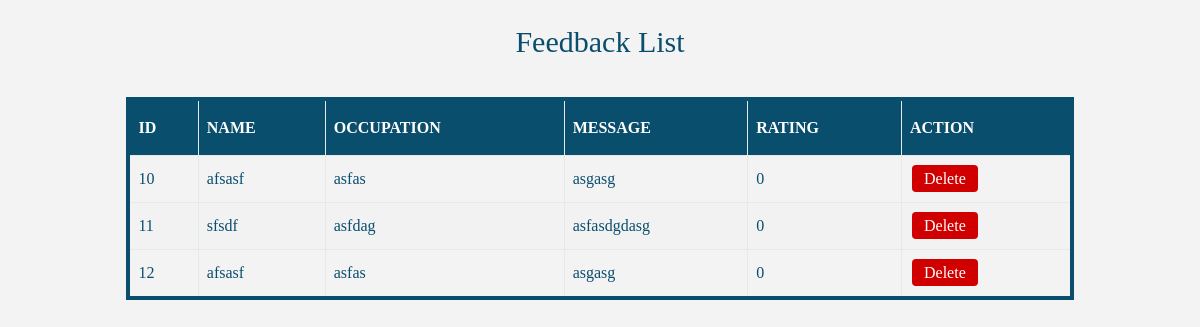
The page /managefeedbacks.php on the database its author committed.
### tables this page shows
CREATE TABLE `feedback` (
  `id` int(11) NOT NULL,
  `name` varchar(150) NOT NULL,
  `occupation` varchar(50) NOT NULL,
  `message` varchar(500) NOT NULL,
  `rating` int(11) NOT NULL
);

### managefeedbacks.php (the view, shortened to what this page needs)
<?php
   $servername = "localhost";
   $username = "root";
   $dbname = "iwt_proj";
   $conn = mysqli_connect("$servername", "$username", "", "$dbname");
?>
<!DOCTYPE html>
<html lang="en">
<head>
    <link rel="stylesheet" href="style\managefeedbacks.css">
</head>
<body>
    <div class="container" id="table-container">
    <h2>Feedback List </h2>
    <br>
    <table class="table">
        <thead>
            <tr>
                <th>ID</th>
                <th>NAME</th>
                <th>OCCUPATION</th>
                <th>MESSAGE</th>
                <th>RATING</th>
                <th>ACTION</th>
            </tr>
        </thead>
        <tbody>
        <?php
        $query = "SELECT * FROM feedback";
        $query_run = mysqli_query($conn, $query);
        if (mysqli_num_rows($query_run) > 0) {
            while ($row = mysqli_fetch_assoc($query_run)) {
                ?>
                <tr>
                    <td><?php echo $row['id']; ?></td>
                    <td><?php echo $row['name']; ?></td>
                    <td><?php echo $row['occupation']; ?></td>
                    <td><?php echo $row['message']; ?></td>
                    <td><?php echo $row['rating']; ?></td>
                    <td>
                        <a class='button' id='btn2' href='managefeedbacks.php?delete_id=<?php echo $row['id']; ?>' onclick="return confirm('Are you sure you want to delete this feedback?');">Delete</a>
                    </td>
                </tr>
                <?php
            }
        } else {
            echo "<tr><td colspan='8'>No record found</td></tr>";
        }
        ?>
        </tbody>
    </table>
</div>
</body>
</html>

### style/managefeedbacks.css (style rules this page uses)
* { font-family: poppins ; color: rgb(10, 78, 109); }
h2 { margin-bottom: 20px; font-size: 30px; font-weight: 400; text-align: center; }
.button { border-radius: 4px; border: none; padding: 8px 20px; text-align: center; text-decoration: none; font-size: 30px; margin: 4px 2px; cursor: pointer; }
.button { background-color: rgb(0, 163, 208); margin-left: 100PX; }
body { background-color: #ebebeb98; font-family: poppins; }
.table { font-family: poppins; border-collapse: collapse; width: 80%; margin-left: auto; margin-right: auto; border: 4px solid rgb(10, 78, 109); }
#table-container { margin-bottom: 0px; width: 100%; }
.table td, th { border: 1px solid #e5e9eb; padding: 8px; height: 30px; }
.table tr:nth-child(even) { background-color: #f2f2f2; }
.table th { padding-top: 12px; padding-bottom: 12px; text-align: left; background-color: rgb(10, 78, 109);; color: white; }
.button { border-radius: 4px; border: none; padding: 5px 12px; text-align: center; text-decoration: none; font-size: 16px; margin: 4px 2px; cursor: pointer; }
#btn2 { background-color: rgb(208, 0, 0); color: rgb(255, 255, 255); }

### rows shown on the page
feedback: id "10", name "afsasf", occupation "asfas", message "asgasg", rating "0"
feedback: id "11", name "sfsdf", occupation "asfdag", message "asfasdgdasg", rating "0"
feedback: id "12", name "afsasf", occupation "asfas", message "asgasg", rating "0"
